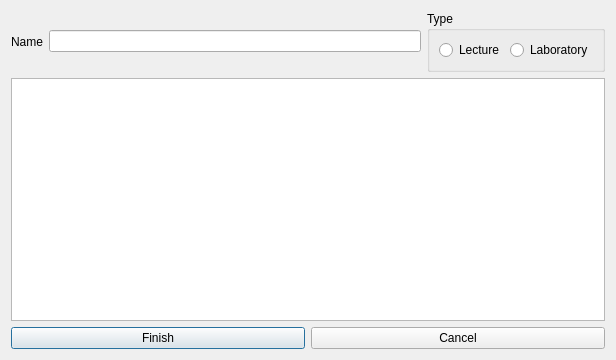
<?xml version="1.0" encoding="UTF-8"?>
<ui version="4.0">
 <class>Dialog</class>
 <widget class="QDialog" name="Dialog">
  <property name="geometry">
   <rect>
    <x>0</x>
    <y>0</y>
    <width>616</width>
    <height>360</height>
   </rect>
  </property>
  <property name="minimumSize">
   <size>
    <width>616</width>
    <height>360</height>
   </size>
  </property>
  <property name="maximumSize">
   <size>
    <width>616</width>
    <height>360</height>
   </size>
  </property>
  <property name="windowTitle">
   <string>Room</string>
  </property>
  <layout class="QVBoxLayout" name="verticalLayout">
   <item>
    <layout class="QGridLayout" name="gridLayout">
     <property name="sizeConstraint">
      <enum>QLayout::SetMinimumSize</enum>
     </property>
     <item row="0" column="0">
      <widget class="QLabel" name="lblName">
       <property name="text">
        <string>Name</string>
       </property>
      </widget>
     </item>
     <item row="0" column="1">
      <widget class="QLineEdit" name="lineEditName"/>
     </item>
     <item row="0" column="2">
      <widget class="QGroupBox" name="groupBox">
       <property name="title">
        <string>Type</string>
       </property>
       <layout class="QHBoxLayout" name="horizontalLayout_2">
        <item>
         <widget class="QRadioButton" name="radioLec">
          <property name="text">
           <string>Lecture</string>
          </property>
         </widget>
        </item>
        <item>
         <widget class="QRadioButton" name="radioLab">
          <property name="text">
           <string>Laboratory</string>
          </property>
         </widget>
        </item>
       </layout>
      </widget>
     </item>
    </layout>
   </item>
   <item>
    <widget class="QTableView" name="tableSchedule"/>
   </item>
   <item>
    <layout class="QHBoxLayout" name="horizontalLayout">
     <item>
      <widget class="QPushButton" name="btnFinish">
       <property name="text">
        <string>Finish</string>
       </property>
      </widget>
     </item>
     <item>
      <widget class="QPushButton" name="btnCancel">
       <property name="text">
        <string>Cancel</string>
       </property>
      </widget>
     </item>
    </layout>
   </item>
  </layout>
 </widget>
 <resources/>
 <connections/>
</ui>
